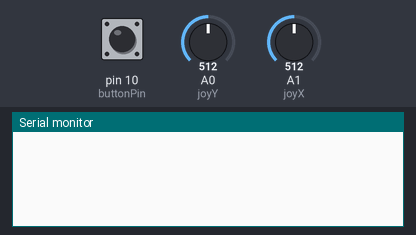
Bench run of a sketch on a simulated Arduino Leonardo, built with avr-gcc and run on an emulated ATmega32U4. Parts: the last lines printed to the serial monitor. Inputs (shaded band) come from the test bench; at power-on: A0 (joyY) = 512, A1 (joyX) = 512, pin 10 (buttonPin) HIGH. USB keyboard and mouse output is not drawn.

Above: at 1.2 s.
1.3 s: A0 (joyY) set to 909
2.8 s: A0 (joyY) set to 938
At 3.01 s:
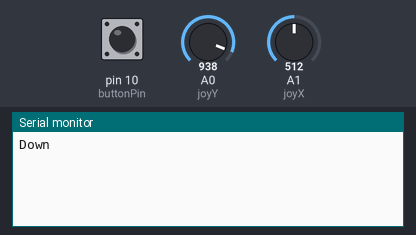
4.9 s: A1 (joyX) set to 908
At 5.11 s:
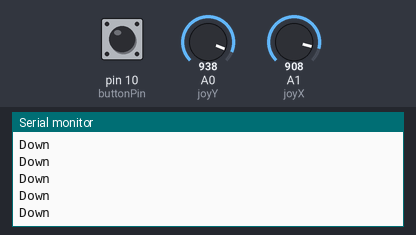
6.4 s: A1 (joyX) set to 938
At 6.62 s:
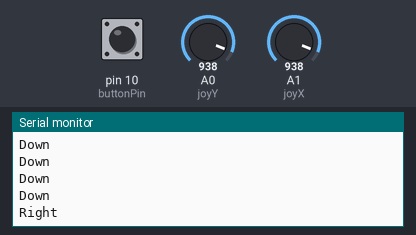

Measured:
- the behaviour switches between 921 and 922 on A0 (joyY) (found by bisection; images 0 and 1)
- the behaviour switches between 921 and 922 on A1 (joyX) (found by bisection; images 2 and 3)
- after the input at 2.8 s, the serial monitor: prints a new line at once (image 1)
- after the input at 6.4 s, the serial monitor: prints a new line at once (image 3)

The sketch:

joystick.ino
```cpp
#include <Keyboard.h>

#define joyX A1
#define joyY A0
const int buttonPin = 10;  // the number of the pushbutton pin
#define THRESHOLD 921      // 90% of 1023 for upper threshold
#define DEBOUNCE_DELAY 300 // debounce time in milliseconds

int xValue, yValue;
unsigned long lastDebounceTime = 0;

// variables will change:
int buttonState = 0;

void setup()
{
  Keyboard.begin();
  Serial.begin(9600);
  pinMode(buttonPin, INPUT_PULLUP);
}

void loop()
{
  unsigned long currentTime = millis();

  // Button handling

  buttonState = digitalRead(buttonPin);

  // Read joystick values
  xValue = analogRead(joyX);
  yValue = analogRead(joyY);

  // Only process joystick input if enough time has passed since last change

  if (currentTime - lastDebounceTime > DEBOUNCE_DELAY)
  {

    if (buttonState == LOW)
    {
      Serial.println("Enter");

      // KEY_RETURN

      Serial.println("enter");
      lastDebounceTime = currentTime;
      Keyboard.press(KEY_RETURN);
      delay(100);
      Keyboard.releaseAll();
    }

    // Check if joystick is in upper threshold range
    if (xValue > THRESHOLD)
    {
      Serial.println("Right");
      lastDebounceTime = currentTime;
      Keyboard.press(KEY_RIGHT_ARROW);
      delay(100);
      Keyboard.releaseAll();
    }
    else if (xValue < (1023 - THRESHOLD))
    {
      Serial.println("Left");

      lastDebounceTime = currentTime;
      Keyboard.press(KEY_LEFT_ARROW);
      delay(100);
      Keyboard.releaseAll();
    }
    else if (yValue > THRESHOLD)
    {
      Serial.println("Down");
      lastDebounceTime = currentTime;
      Keyboard.press(KEY_DOWN_ARROW);
      delay(100);
      Keyboard.releaseAll();
    }
    else if (yValue < (1023 - THRESHOLD))
    {
      Serial.println("Up");
      lastDebounceTime = currentTime;
      Keyboard.press(KEY_UP_ARROW);
      delay(100);
      Keyboard.releaseAll();
    }
  }
}
```
